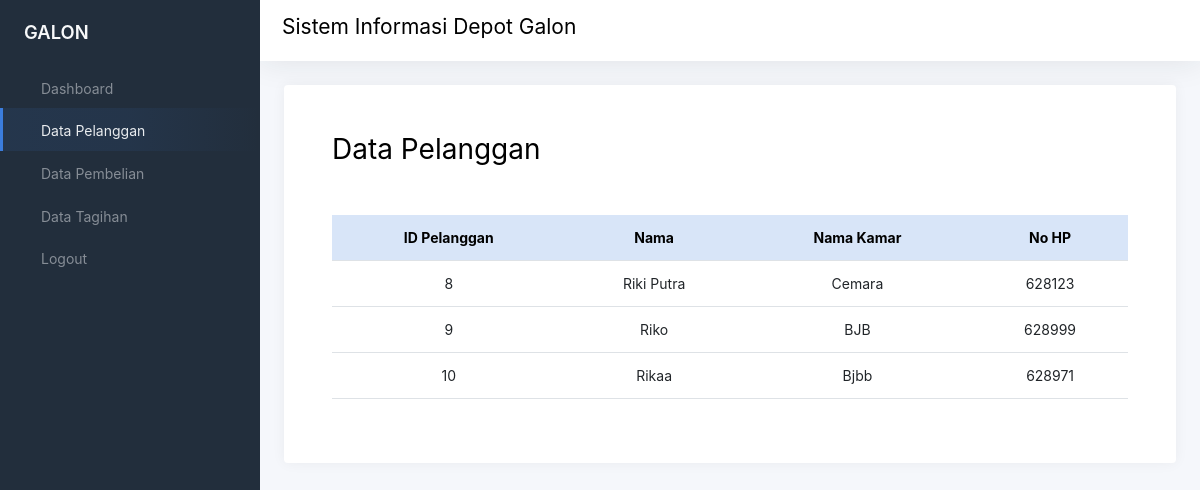
/pimpinan/data_pelanggan.php, run on the app's committed database.
### tables this page shows
CREATE TABLE `pelanggan` (
  `id_pelanggan` int(11) NOT NULL,
  `id_user` int(11) NOT NULL,
  `nama` varchar(255) NOT NULL,
  `alamat` varchar(255) NOT NULL,
  `nohp` varchar(255) NOT NULL
);

### pimpinan/data_pelanggan.php (the view, shortened to what this page needs)
<?php
include '../config.php';
$user = mysqli_query($conn, "SELECT * FROM pelanggan");
?>
<!DOCTYPE html>
<html lang="en">
<head>
    <link href="../css/app.css" rel="stylesheet">
</head>
<body>
    <div class="wrapper">
        <nav id="sidebar" class="sidebar js-sidebar">
            <div class="sidebar-content js-simplebar">
                <a class="sidebar-brand" href="">
                    <span class="align-middle">GALON</span>
                </a>
                <ul class="sidebar-nav">
                    <li class="sidebar-item">
                        <a class="sidebar-link" href="index.php">
                            <i class="align-middle" data-feather="sliders"></i> <span
                                class="align-middle">Dashboard</span>
                        </a>
                    </li>
                    <li class="sidebar-item active">
                        <a class="sidebar-link" href="data_pelanggan.php">
                            <i class="align-middle" data-feather="user"></i> <span class="align-middle">Data
                                Pelanggan</span>
                        </a>
                    </li>
                    <li class="sidebar-item">
                        <a class="sidebar-link" href="data_pembelian.php">
                            <i class="align-middle" data-feather="user"></i> <span class="align-middle">Data
                                Pembelian</span>
                        </a>
                    </li>
                    <li class="sidebar-item">
                        <a class="sidebar-link" href="data_tagihan.php">
                            <i class="align-middle" data-feather="user"></i> <span class="align-middle">Data Tagihan
                            </span>
                        </a>
                    </li>
                    <li class="sidebar-item">
                        <a class="sidebar-link" href="../logout.php">
                            <i class="align-middle" data-feather="user-plus"></i> <span
                                class="align-middle">Logout</span>
                        </a>
                    </li>
                </ul>
            </div>
        </nav>
        <div class="main">
            <nav class="navbar navbar-expand navbar-light navbar-bg">
                <div>
                    <h3 class="justify-content-start"> Sistem Informasi Depot Galon </h3>
                </div>
            </nav>
            <main class="content p-4">
                <div class="container-fluid p-0">
                    <div class="row">
                        <div class="col-12">
                            <div class="card">
                                <div class="card-body p-5">
                                    <h1 class="mb-5">Data Pelanggan</h1>
                                    <div class="table-responsive">
                                        <table class="table table-responsive table-hover text-dark text-center">
                                            <thead>
                                                <tr class="table table-primary">
                                                    <th>ID Pelanggan</th>
                                                    <th>Nama</th>
                                                    <th>Nama Kamar</th>
                                                    <th>No HP</th>
                                                </tr>
                                            </thead>
                                            <tbody>
                                                <?php foreach ($user as $td) : ?>
                                                <tr>
                                                    <td><?= $td['id_user'] ?></td>
                                                    <td><?= $td['nama'] ?></td>
                                                    <td><?= $td['alamat'] ?></td>
                                                    <td><?= $td['nohp'] ?></td>
                                                </tr>
                                                <?php endforeach; ?>
                                            </tbody>
                                        </table>
                                    </div>
                                </div>
                            </div>
                        </div>
                    </div>
                </div>
            </main>
        </div>
    </div>
</body>
</html>

### data on the page
pelanggan: id_user "8", nama "Riki Putra", alamat "Cemara", nohp "628123"
pelanggan: id_user "9", nama "Riko", alamat "BJB", nohp "628999"
pelanggan: id_user "10", nama "Rikaa", alamat "Bjbb", nohp "628971"
